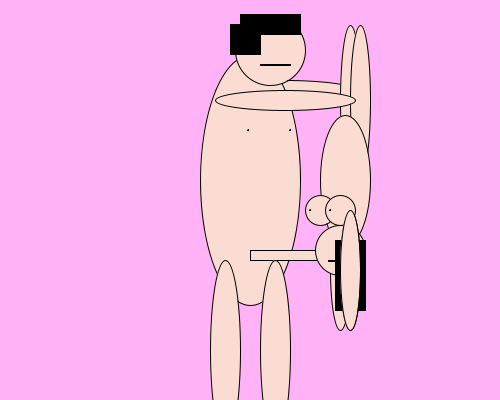
Frame 1 (no input)
Frame 60 (the mouse pressed at the canvas centre just before this capture): identical to frame 1, image omitted
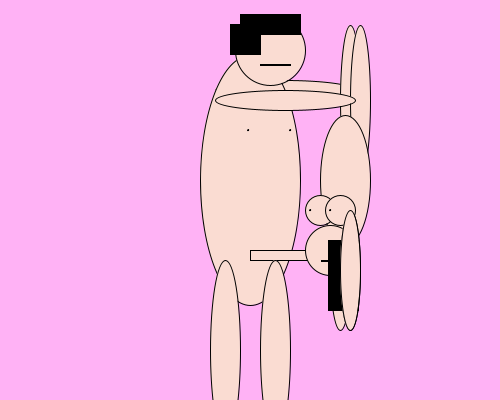
Frame 120 (the mouse held since frame 60 and released just before this capture)

The Processing sketch that drew these frames (run headless with seeded random() and noise(); from frame 60 on, the mouse is pressed at the canvas centre):

// Processing sketch: processing_122384
// ── processing_122384.pde

void setup() {size(500,400);}void draw() {background(255,178,245);stroke(0, 0, 0);fill(250, 220, 210);ellipse(285, 90, 140, 20); ellipse(250, 180, 100, 250); rect(250, 250, 80, 10); ellipse(270, 50, 70, 70); ellipse(225, 350, 30, 180); ellipse(275, 350, 30, 180); ellipse(350, 100, 20, 150); ellipse(360, 100, 20, 150); ellipse(285, 100, 140, 20); ellipse(340, 270, 20, 120); ellipse(345, 180, 50, 130); ellipse(340, 250, 50, 50); ellipse(350, 270, 20, 120); ellipse(320, 210, 30, 30); ellipse(340, 210, 30, 30);stroke(0, 0, 0);fill(0, 0, 0);rect(335, 240, 30, 70);rect(240, 14, 60, 20);rect(230, 24, 30, 30);rect(260, 64, 30, 1);ellipse(310, 210, 1, 1);ellipse(330, 210, 1, 1);ellipse(248, 130, 1, 1);ellipse(290, 130, 1, 1);rect(328, 260, 7, 1);stroke(0, 0, 0);fill(250, 220, 210);ellipse(350, 270, 20, 120);if (mousePressed) {background(255,178,245);stroke(0, 0, 0);fill(250, 220, 210);ellipse(285, 90, 140, 20); ellipse(250, 180, 100, 250); rect(250, 250, 80, 10); ellipse(270, 50, 70, 70); ellipse(225, 350, 30, 180); ellipse(275, 350, 30, 180); ellipse(350, 100, 20, 150); ellipse(360, 100, 20, 150); ellipse(285, 100, 140, 20); ellipse(340, 270, 20, 120); ellipse(345, 180, 50, 130); ellipse(330, 250, 50, 50); ellipse(350, 270, 20, 120); ellipse(320, 210, 30, 30); ellipse(340, 210, 30, 30);stroke(0, 0, 0);fill(0, 0, 0);rect(328, 240, 30, 70);rect(240, 14, 60, 20);rect(230, 24, 30, 30);rect(260, 64, 30, 1);ellipse(310, 210, 1, 1);ellipse(330, 210, 1, 1);ellipse(248, 130, 1, 1);ellipse(290, 130, 1, 1);rect(321, 260, 7, 1);stroke(0, 0, 0);fill(250, 220, 210);ellipse(350, 270, 20, 120);}else{background(255,178,245);stroke(0, 0, 0);fill(250, 220, 210);ellipse(285, 90, 140, 20); ellipse(250, 180, 100, 250); rect(250, 250, 80, 10); ellipse(270, 50, 70, 70); ellipse(225, 350, 30, 180); ellipse(275, 350, 30, 180); ellipse(350, 100, 20, 150); ellipse(360, 100, 20, 150); ellipse(285, 100, 140, 20); ellipse(340, 270, 20, 120); ellipse(345, 180, 50, 130); ellipse(340, 250, 50, 50); ellipse(350, 270, 20, 120); ellipse(320, 210, 30, 30); ellipse(340, 210, 30, 30);stroke(0, 0, 0);fill(0, 0, 0);rect(335, 240, 30, 70);rect(240, 14, 60, 20);rect(230, 24, 30, 30);rect(260, 64, 30, 1);ellipse(310, 210, 1, 1);ellipse(330, 210, 1, 1);ellipse(248, 130, 1, 1);ellipse(290, 130, 1, 1);rect(328, 260, 7, 1);stroke(0, 0, 0);fill(250, 220, 210);ellipse(350, 270, 20, 120);}}
